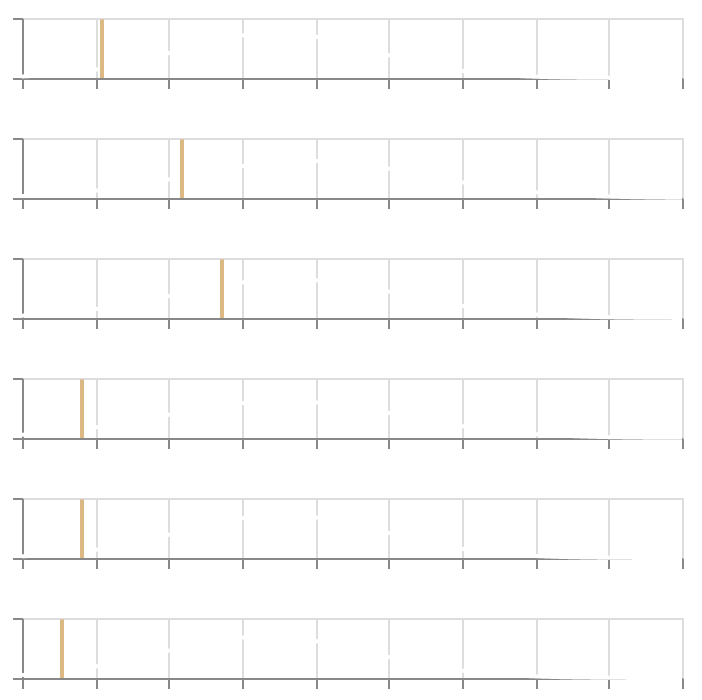

The notebook cell saved with this chart:
### Code cell
PokeDescribeNAME(df, Name="Geodude").SHOW

### Figure 1 — Vega-Lite specification as saved in the notebook (floating-point values rounded to 4 significant figures; data arrays with more than 128 entries replaced by an {"elided": "..."} marker saying what was removed)
{"$schema": "https://vega.github.io/schema/vega-lite/v2.6.0.json", "config": {"text": {"angle": 90, "color": "white"}, "view": {"height": 300, "width": 400}}, "datasets": {"data-befba9a85dc339b9acaf9ca72544468e": [{"y": 0}, {"y": 0.0003983}, {"y": 0.0007965}, {"y": 0.001195}, {"y": 0.001593}, {"y": 0.001991}, {"y": 0.00239}, {"y": 0.002788}, {"y": 0.003186}, {"y": 0.003584}, {"y": 0.003983}, {"y": 0.004381}, {"y": 0.004779}, {"y": 0.005177}, {"y": 0.005576}, {"y": 0.005974}, {"y": 0.006372}, {"y": 0.00677}, {"y": 0.007169}, {"y": 0.007567}, {"y": 0.007965}, {"y": 0.008363}, {"y": 0.008762}, {"y": 0.00916}, {"y": 0.009558}, {"y": 0.009957}, {"y": 0.01035}, {"y": 0.01075}, {"y": 0.01115}, {"y": 0.01155}, {"y": 0.01195}, {"y": 0.01235}, {"y": 0.01274}, {"y": 0.01314}, {"y": 0.01354}, {"y": 0.01394}, {"y": 0.01434}, {"y": 0.01474}, {"y": 0.01513}, {"y": 0.01553}, {"y": 0.01593}, {"y": 0.01633}, {"y": 0.01673}, {"y": 0.01713}, {"y": 0.01752}, {"y": 0.01792}, {"y": 0.01832}, {"y": 0.01872}, {"y": 0.01912}, {"y": 0.01951}], "data-c5bd6da23d9c3f4768f2fc8f076536d8": {"elided": "1000 records"}}, "vconcat": [{"layer": [{"data": {"name": "data-c5bd6da23d9c3f4768f2fc8f076536d8"}, "encoding": {"x": {"axis": {"labels": false}, "field": "x", "title": null, "type": "quantitative"}, "y": {"axis": {"labels": false}, "field": "hp", "title": null, "type": "quantitative"}}, "height": 30, "mark": {"color": "white", "type": "line"}, "width": 330}, {"data": {"name": "data-befba9a85dc339b9acaf9ca72544468e"}, "encoding": {"x": {"value": 40}, "y": {"field": "y", "title": null, "type": "quantitative"}}, "mark": {"color": "#DCB883", "type": "line"}}]}, {"layer": [{"data": {"name": "data-c5bd6da23d9c3f4768f2fc8f076536d8"}, "encoding": {"x": {"axis": {"labels": false}, "field": "x", "title": null, "type": "quantitative"}, "y": {"axis": {"labels": false}, "field": "attack", "title": null, "type": "quantitative"}}, "height": 30, "mark": {"color": "white", "type": "line"}, "width": 330}, {"data": {"name": "data-befba9a85dc339b9acaf9ca72544468e"}, "encoding": {"x": {"value": 80}, "y": {"field": "y", "title": null, "type": "quantitative"}}, "mark": {"color": "#DCB883", "type": "line"}}]}, {"layer": [{"data": {"name": "data-c5bd6da23d9c3f4768f2fc8f076536d8"}, "encoding": {"x": {"axis": {"labels": false}, "field": "x", "title": null, "type": "quantitative"}, "y": {"axis": {"labels": false}, "field": "defense", "title": null, "type": "quantitative"}}, "height": 30, "mark": {"color": "white", "type": "line"}, "width": 330}, {"data": {"name": "data-befba9a85dc339b9acaf9ca72544468e"}, "encoding": {"x": {"value": 100}, "y": {"field": "y", "title": null, "type": "quantitative"}}, "mark": {"color": "#DCB883", "type": "line"}}]}, {"layer": [{"data": {"name": "data-c5bd6da23d9c3f4768f2fc8f076536d8"}, "encoding": {"x": {"axis": {"labels": false}, "field": "x", "title": null, "type": "quantitative"}, "y": {"axis": {"labels": false}, "field": "sp_attack", "title": null, "type": "quantitative"}}, "height": 30, "mark": {"color": "white", "type": "line"}, "width": 330}, {"data": {"name": "data-befba9a85dc339b9acaf9ca72544468e"}, "encoding": {"x": {"value": 30}, "y": {"field": "y", "title": null, "type": "quantitative"}}, "mark": {"color": "#DCB883", "type": "line"}}]}, {"layer": [{"data": {"name": "data-c5bd6da23d9c3f4768f2fc8f076536d8"}, "encoding": {"x": {"axis": {"labels": false}, "field": "x", "title": null, "type": "quantitative"}, "y": {"axis": {"labels": false}, "field": "sp_defense", "title": null, "type": "quantitative"}}, "height": 30, "mark": {"color": "white", "type": "line"}, "width": 330}, {"data": {"name": "data-befba9a85dc339b9acaf9ca72544468e"}, "encoding": {"x": {"value": 30}, "y": {"field": "y", "title": null, "type": "quantitative"}}, "mark": {"color": "#DCB883", "type": "line"}}]}, {"layer": [{"data": {"name": "data-c5bd6da23d9c3f4768f2fc8f076536d8"}, "encoding": {"x": {"axis": {"labels": false}, "field": "x", "title": null, "type": "quantitative"}, "y": {"axis": {"labels": false}, "field": "speed", "title": null, "type": "quantitative"}}, "height": 30, "mark": {"color": "white", "type": "line"}, "width": 330}, {"data": {"name": "data-befba9a85dc339b9acaf9ca72544468e"}, "encoding": {"x": {"value": 20}, "y": {"field": "y", "title": null, "type": "quantitative"}}, "mark": {"color": "#DCB883", "type": "line"}}]}]}
